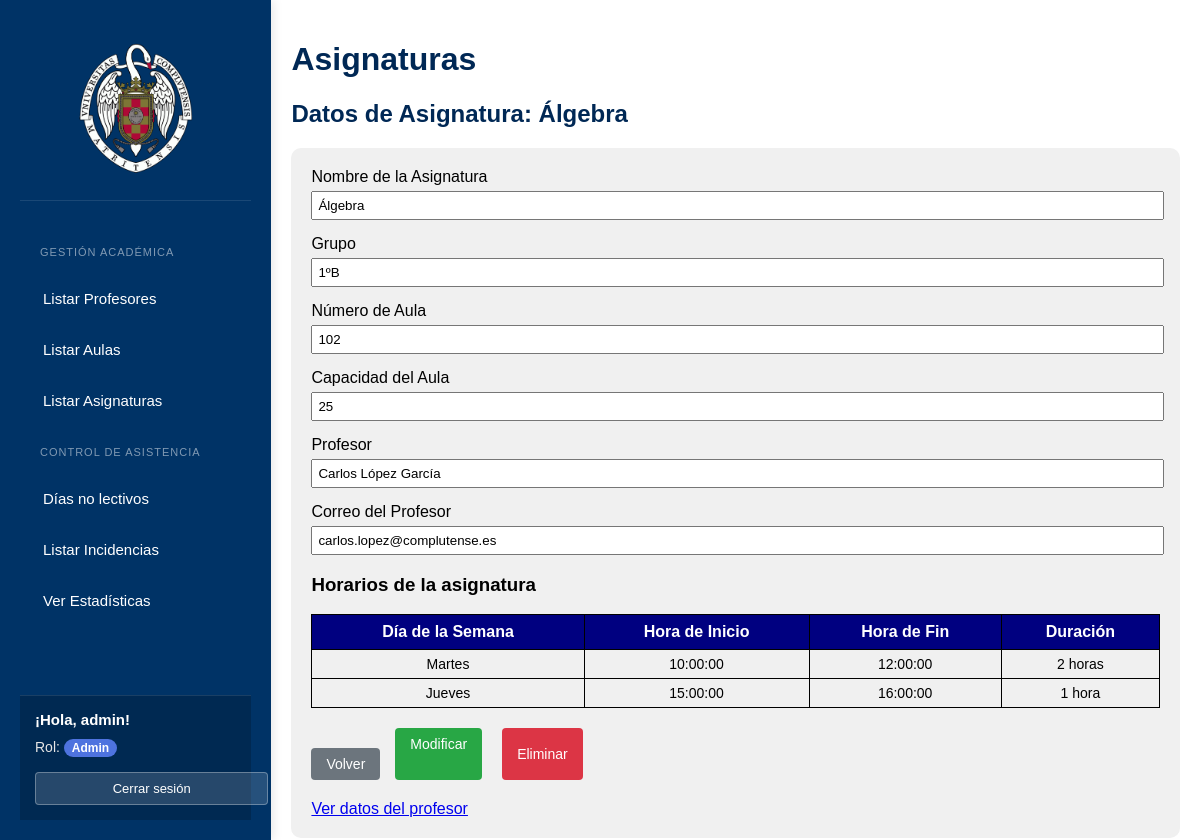
Screenshot of /VerDatosAsignatura.php?id=2 (signed in) with the database file from the repository.
### tables this page shows
CREATE TABLE `asignaturas` (
  `id` int(11) NOT NULL,
  `profesor_id` int(11) NOT NULL,
  `aula_id` int(11) NOT NULL,
  `nombre_asignatura` varchar(100) NOT NULL,
  `grupo` varchar(10) DEFAULT NULL
);

CREATE TABLE `aulas` (
  `id` int(11) NOT NULL,
  `numero_aula` int(11) NOT NULL,
  `capacidad` int(11) NOT NULL
);

CREATE TABLE `profesores` (
  `id` int(11) NOT NULL,
  `nombre` varchar(50) NOT NULL,
  `apellidos` varchar(100) NOT NULL,
  `CorreoPropio` varchar(100) DEFAULT NULL,
  `departamento_id` int(11) DEFAULT NULL
);

CREATE TABLE `horarios` (
  `id` int(11) NOT NULL,
  `asignatura_id` int(11) NOT NULL,
  `dia_semana` enum('Lunes','Martes','Miércoles','Jueves','Viernes','Sábado','Domingo') NOT NULL,
  `hora_inicio` time NOT NULL,
  `hora_fin` time NOT NULL
);

### VerDatosAsignatura.php (the view, shortened to what this page needs)
<!DOCTYPE html>
<html lang="es">
<head>
    <link rel="stylesheet" href="stylesDatos.css">
</head>
<body>
    <?php
    include("php/conexion.php");
    if (isset($_GET['id']) && is_numeric($_GET['id'])) {
        $asignatura_id = intval($_GET['id']);
        $query_asignatura = "
            SELECT a.id, a.nombre_asignatura, a.grupo, au.numero_aula, au.capacidad,
                   p.id as profesor_id, CONCAT(p.nombre, ' ', p.apellidos) AS profesor_nombre,
                   p.CorreoPropio as profesor_correo
            FROM asignaturas a
            LEFT JOIN profesores p ON a.profesor_id = p.id
            LEFT JOIN aulas au ON a.aula_id = au.id
            WHERE a.id = ?";
        $stmt = $conn->prepare($query_asignatura);
        $stmt->bind_param("i", $asignatura_id);
        $stmt->execute();
        $result_asignatura = $stmt->get_result();
        if ($result_asignatura->num_rows > 0) {
            $asignatura = $result_asignatura->fetch_assoc();
        } else {
            die("Asignatura no encontrada.");
        }
        $query_horarios = "
            SELECT dia_semana, hora_inicio, hora_fin
            FROM horarios
            WHERE asignatura_id = ?
            ORDER BY FIELD(dia_semana, 'Lunes', 'Martes', 'Miércoles', 'Jueves', 'Viernes'),
                     hora_inicio";
        $stmt_horarios = $conn->prepare($query_horarios);
        $stmt_horarios->bind_param("i", $asignatura_id);
        $stmt_horarios->execute();
        $result_horarios = $stmt_horarios->get_result();
    } else {
        die("ID de la asignatura no especificado o inválido.");
    }
    ?>
    <div class="container">
        <?php include("php/sidebar.php"); ?>
        <main class="content">
            <h1>Asignaturas</h1>
            <h2>Datos de Asignatura: <?php echo htmlspecialchars($asignatura['nombre_asignatura']); ?></h2>
            <div class="form-container">
                <form>
                    <div class="form-group">
                        <label for="nombre_asignatura">Nombre de la Asignatura</label>
                        <input type="text" id="nombre_asignatura" value="<?php echo htmlspecialchars($asignatura['nombre_asignatura']); ?>" readonly>
                    </div>
                    <div class="form-group">
                        <label for="grupo">Grupo</label>
                        <input type="text" id="grupo" value="<?php echo htmlspecialchars($asignatura['grupo']); ?>" readonly>
                    </div>
                    <div class="form-group">
                        <label for="numero_aula">Número de Aula</label>
                        <input type="text" id="numero_aula" value="<?php echo htmlspecialchars($asignatura['numero_aula']); ?>" readonly>
                    </div>
                    <div class="form-group">
                        <label for="capacidad_aula">Capacidad del Aula</label>
                        <input type="text" id="capacidad_aula" value="<?php echo htmlspecialchars($asignatura['capacidad']); ?>" readonly>
                    </div>
                    <div class="form-group">
                        <label for="profesor">Profesor</label>
                        <input type="text" id="profesor" value="<?php echo htmlspecialchars($asignatura['profesor_nombre']); ?>" readonly>
                    </div>
                    <div class="form-group">
                        <label for="profesor_correo">Correo del Profesor</label>
                        <input type="text" id="profesor_correo" value="<?php echo htmlspecialchars($asignatura['profesor_correo']); ?>" readonly>
                    </div>
                    <h3>Horarios de la asignatura</h3>
                    <table class="horario-table">
                        <thead>
                            <tr>
                                <th>Día de la Semana</th>
                                <th>Hora de Inicio</th>
                                <th>Hora de Fin</th>
                                <th>Duración</th>
                            </tr>
                        </thead>
                        <tbody>
                            <?php
                            if ($result_horarios && $result_horarios->num_rows > 0) {
                                while ($horario = $result_horarios->fetch_assoc()) {
                                    echo "<tr>";
                                    echo "<td>" . htmlspecialchars($horario['dia_semana']) . "</td>";
                                    echo "<td>" . htmlspecialchars($horario['hora_inicio']) . "</td>";
                                    echo "<td>" . htmlspecialchars($horario['hora_fin']) . "</td>";
                                    $inicio = new DateTime($horario['hora_inicio']);
                                    $fin = new DateTime($horario['hora_fin']);
                                    $intervalo = $inicio->diff($fin);
                                    $horas = $intervalo->h;
                                    $duracion = '';
                                    if ($horas > 0) {
                                        $duracion .= $horas . ' hora' . ($horas > 1 ? 's' : '');
                                    }
                                    echo "<td>" . $duracion . "</td>";
                                    echo "</tr>";
                                }
                            } else {
                                echo "<tr><td colspan='4'>No hay horarios registrados para esta asignatura.</td></tr>";
                            }
                            ?>
                        </tbody>
                    </table>
                </form>
                <div class="action-buttons">
                    <button type="button" class="volver" onclick="window.location.href='ListadoAsignaturas.php'">Volver</button>
                    <?php if (isset($_SESSION['rol']) && in_array($_SESSION['rol'], ['admin', 'editor'])): ?>
                    <a href="ModificarAsignatura.php?id=<?php echo $asignatura_id; ?>" class="edit-btn">Modificar</a>
                    <?php endif; ?>
                    <?php if (isset($_SESSION['rol']) && $_SESSION['rol'] === 'admin'): ?>
                    <button type="button" class="delete-btn" onclick="confirmarEliminacion(<?php echo $asignatura_id; ?>)">Eliminar</button>
                    <?php endif; ?>
                </div>
                <div style="margin-top: 20px;">
                    <a href="VerDatosProfesor.php?id=<?php echo htmlspecialchars($asignatura['profesor_id']); ?>">Ver datos del profesor</a>
                </div>
            </div>
        </main>
    </div>
</body>
</html>

### stylesDatos.css (style rules this page uses)
body { font-family: Arial, sans-serif; margin: 0; padding: 0; display: flex; height: 100vh; }
.container { display: flex; width: 100%; height: 100%; }
.content { width: 80%; padding: 20px; }
h1, h2 { color: #002855; }
.form-container { background-color: #f0f0f0; padding: 20px; border-radius: 10px; }
.form-group { margin-bottom: 15px; }
.form-group label { display: block; margin-bottom: 5px; }
.form-group input { width: calc(100% - 10px); padding: 5px; }
button { background-color: #007bff; color: white; border: none; padding: 10px 15px; cursor: pointer; }
.volver { margin-top: 20px; }
.view-btn, .edit-btn, .delete-btn { background-color: #007bff; color: white; border: none; padding: 5px 10px; margin: 0 5px; border-radius: 5px; cursor: pointer; }
.edit-btn { background-color: #ffc107; }
.delete-btn { background-color: #dc3545; }

### VerDatosAsignatura.php (style rules this page uses)
.action-buttons { display: flex; margin-top: 20px; gap: 10px; }
.action-buttons button, .action-buttons a { padding: 8px 15px; text-decoration: none; border: none; border-radius: 4px; cursor: pointer; color: white; display: inline-block; text-align: center; font-size: 14px; }
.volver { background-color: #6c757d; }
.edit-btn { background-color: #28a745; }
.delete-btn { background-color: #dc3545; }
.horario-table { width: 100%; border-collapse: collapse; margin-bottom: 20px; }
.horario-table th { background-color: #000080; color: white; text-align: center; padding: 8px; border: 1px solid #000; }
.horario-table td { border: 1px solid #000; padding: 6px; text-align: center; vertical-align: middle; font-size: 14px; }

### rows the page displays
asignaturas: nombre_asignatura "Álgebra", grupo "1ºB", aula.numero_aula "102", aula.capacidad "25", profesor.CorreoPropio "carlos.lopez@complutense.es"
horarios: dia_semana "Martes", hora_inicio "10:00:00", hora_fin "12:00:00", duracion "2 horas"
horarios: dia_semana "Jueves", hora_inicio "15:00:00", hora_fin "16:00:00", duracion "1 hora"

### other values shown
$_SESSION['username'] "admin"
$_SESSION['rol'] "Admin"
